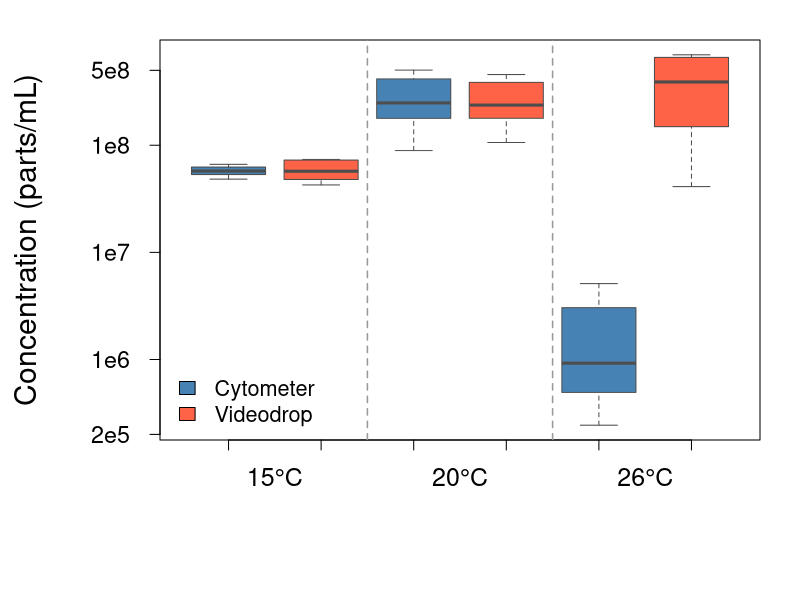

This figure's R source:
library(readxl)

data <- read_excel(
  "bioinformatics/boxplot_cyto_vs_videodrop/Bilan extraction ADN.xlsx",
  sheet = "Compare cyto videodrop"
)

# -----------------------
# CYTOMETER
# -----------------------
cyto15 <- na.omit(data$`cyto 15`)
cyto20 <- na.omit(data$`cyto 20`)
cyto26 <- na.omit(data$`cyto 26`)

df_cyto <- data.frame(
  concentration = c(cyto15, cyto20, cyto26),
  temperature = factor(rep(c("15°C", "20°C", "26°C"),
                           times = c(length(cyto15),
                                     length(cyto20),
                                     length(cyto26))))
)

# -----------------------
# VIDEODROP
# -----------------------
videodrop15 <- na.omit(data$`videodrop 15`)
videodrop20 <- na.omit(data$`videodrop 20`)
videodrop26 <- na.omit(data$`videodrop 26`)

df_videodrop <- data.frame(
  concentration = c(videodrop15, videodrop20, videodrop26),
  temperature = factor(rep(c("15°C", "20°C", "26°C"),
                           times = c(length(videodrop15),
                                     length(videodrop20),
                                     length(videodrop26))))
)

# -----------------------
# COMBINE
# -----------------------
df_cyto$method <- "Cytometer"
df_videodrop$method <- "Videodrop"

df_all <- rbind(df_cyto, df_videodrop)

df_all$group <- interaction(df_all$temperature, df_all$method)

df_all$group <- factor(df_all$group, levels = c(
  "15°C.Cytometer", "15°C.Videodrop",
  "20°C.Cytometer", "20°C.Videodrop",
  "26°C.Cytometer", "26°C.Videodrop"
))

# -----------------------
# COLORS
# -----------------------
colors <- rep(c("steelblue", "tomato"), 3)

# -----------------------
# PLOT SETTINGS
# -----------------------
par(
  mar = c(8, 8, 2, 2),
  mgp = c(6, 1.5, 0),
  cex.axis = 1.4,
  cex.lab = 1.8
)

boxplot(concentration ~ group, data = df_all,
        log = "y",
        yaxt = "n",   # on enlève les ticks automatiques Y
        xlab = "",
        ylab = "Concentration (parts/mL)",
        col = colors,
        border = "gray30",
        names = rep("", 6),
        las = 1,
        outline = FALSE)

# axe Y personnalisé (log scale)
axis(2, at = c(2e5, 1e6, 1e7, 1e8, 5e8),
     labels = c("2e5", "1e6", "1e7", "1e8", "5e8"),
     las = 1,
     cex.axis = 1.4)

# séparations verticales
abline(v = c(2.5, 4.5), lty = 2, col = "gray60", lwd = 1.5)

# labels des groupes
axis(1, at = c(1.5, 3.5, 5.5),
     labels = c("15°C", "20°C", "26°C"),
     tick = FALSE,
     cex.axis = 1.5)

legend("bottomleft",
       legend = c("Cytometer", "Videodrop"),
       fill = c("steelblue", "tomato"),
       bty = "n",
       cex = 1.3)
